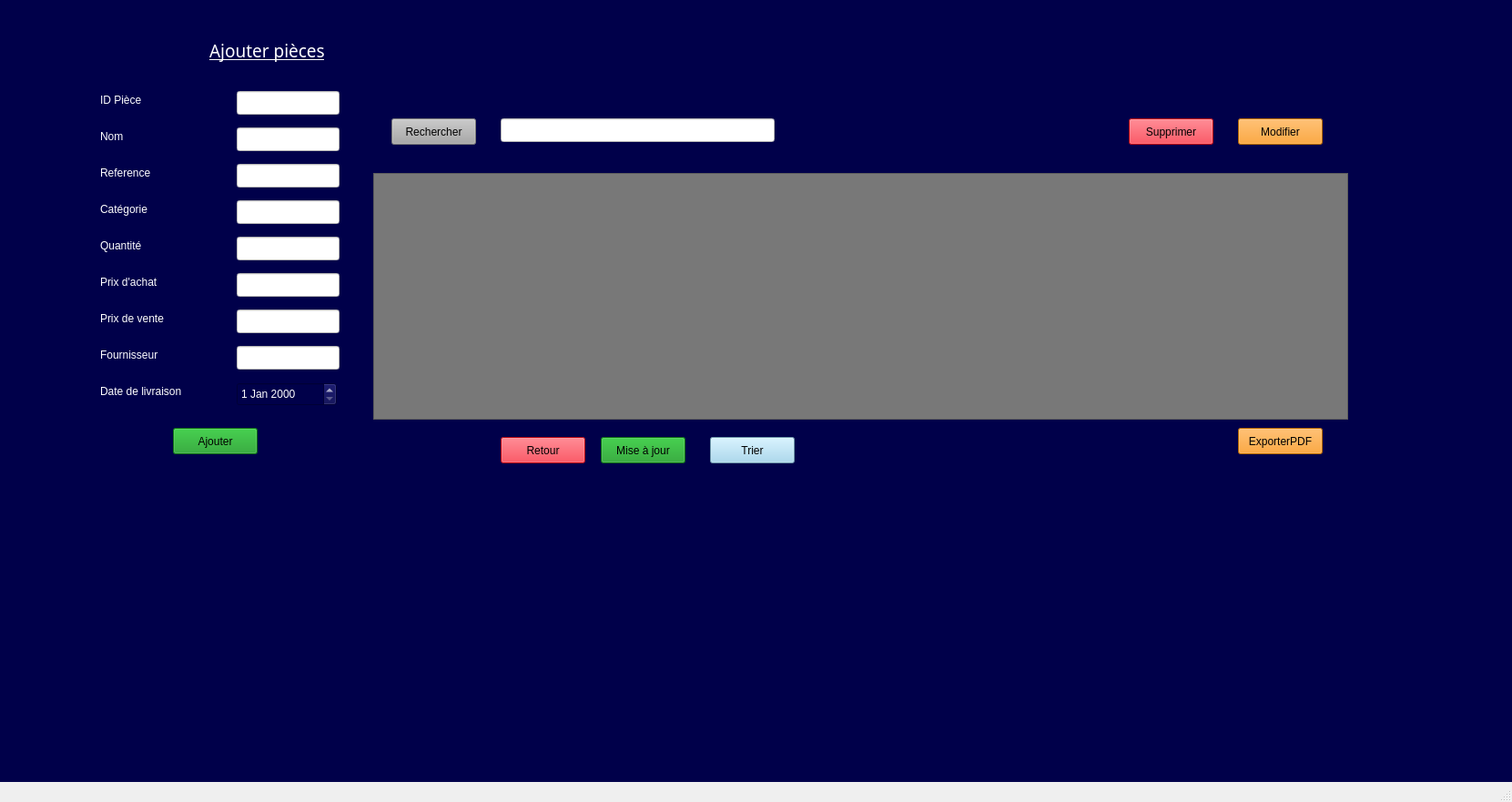
<?xml version="1.0" encoding="UTF-8"?>
<ui version="4.0">
 <class>menu_employer</class>
 <widget class="QMainWindow" name="menu_employer">
  <property name="geometry">
   <rect>
    <x>0</x>
    <y>0</y>
    <width>1661</width>
    <height>881</height>
   </rect>
  </property>
  <property name="windowTitle">
   <string>menu_employer</string>
  </property>
  <widget class="QWidget" name="centralwidget">
   <widget class="QStackedWidget" name="stackedWidget">
    <property name="geometry">
     <rect>
      <x>0</x>
      <y>0</y>
      <width>1661</width>
      <height>861</height>
     </rect>
    </property>
    <property name="styleSheet">
     <string notr="true">background-color: rgb(0, 0, 74);</string>
    </property>
    <property name="currentIndex">
     <number>2</number>
    </property>
    <widget class="QWidget" name="page">
     <widget class="QLabel" name="label_2">
      <property name="geometry">
       <rect>
        <x>20</x>
        <y>240</y>
        <width>63</width>
        <height>20</height>
       </rect>
      </property>
      <property name="styleSheet">
       <string notr="true">color: rgb(255, 255, 255);
</string>
      </property>
      <property name="text">
       <string> Nom </string>
      </property>
     </widget>
     <widget class="QLabel" name="label_6">
      <property name="geometry">
       <rect>
        <x>20</x>
        <y>530</y>
        <width>181</width>
        <height>41</height>
       </rect>
      </property>
      <property name="styleSheet">
       <string notr="true">color: rgb(255, 255, 255);</string>
      </property>
      <property name="text">
       <string>Date de naissance </string>
      </property>
     </widget>
     <widget class="QLineEdit" name="lineEdit_6">
      <property name="geometry">
       <rect>
        <x>150</x>
        <y>300</y>
        <width>113</width>
        <height>26</height>
       </rect>
      </property>
      <property name="styleSheet">
       <string notr="true">background-color: rgb(255, 255, 255);
</string>
      </property>
     </widget>
     <widget class="QLineEdit" name="lineEdit_recherche">
      <property name="geometry">
       <rect>
        <x>530</x>
        <y>130</y>
        <width>181</width>
        <height>31</height>
       </rect>
      </property>
      <property name="styleSheet">
       <string notr="true">background-color: rgb(255, 255, 255);</string>
      </property>
     </widget>
     <widget class="QLineEdit" name="lineEdit">
      <property name="geometry">
       <rect>
        <x>140</x>
        <y>170</y>
        <width>113</width>
        <height>26</height>
       </rect>
      </property>
      <property name="styleSheet">
       <string notr="true">background-color: rgb(255, 255, 255);</string>
      </property>
     </widget>
     <widget class="QLineEdit" name="lineEdit_email">
      <property name="geometry">
       <rect>
        <x>160</x>
        <y>450</y>
        <width>113</width>
        <height>26</height>
       </rect>
      </property>
      <property name="styleSheet">
       <string notr="true">background-color: rgb(255, 255, 255);
</string>
      </property>
     </widget>
     <widget class="QLabel" name="label_5">
      <property name="geometry">
       <rect>
        <x>20</x>
        <y>450</y>
        <width>91</width>
        <height>41</height>
       </rect>
      </property>
      <property name="styleSheet">
       <string notr="true">color: rgb(255, 255, 255);
</string>
      </property>
      <property name="text">
       <string>Email  </string>
      </property>
     </widget>
     <widget class="QPushButton" name="pushButton_5">
      <property name="geometry">
       <rect>
        <x>10</x>
        <y>700</y>
        <width>141</width>
        <height>31</height>
       </rect>
      </property>
      <property name="styleSheet">
       <string notr="true"> background-color: rgb(18, 153, 29);</string>
      </property>
      <property name="text">
       <string> Ajouter </string>
      </property>
     </widget>
     <widget class="QLabel" name="label_3">
      <property name="geometry">
       <rect>
        <x>20</x>
        <y>300</y>
        <width>71</width>
        <height>20</height>
       </rect>
      </property>
      <property name="styleSheet">
       <string notr="true">color: rgb(255, 255, 255);
</string>
      </property>
      <property name="text">
       <string>Prenom</string>
      </property>
     </widget>
     <widget class="QLabel" name="label">
      <property name="geometry">
       <rect>
        <x>10</x>
        <y>160</y>
        <width>101</width>
        <height>51</height>
       </rect>
      </property>
      <property name="palette">
       <palette>
        <active>
         <colorrole role="WindowText">
          <brush brushstyle="SolidPattern">
           <color alpha="255">
            <red>255</red>
            <green>255</green>
            <blue>255</blue>
           </color>
          </brush>
         </colorrole>
         <colorrole role="Button">
          <brush brushstyle="SolidPattern">
           <color alpha="255">
            <red>0</red>
            <green>0</green>
            <blue>74</blue>
           </color>
          </brush>
         </colorrole>
         <colorrole role="Text">
          <brush brushstyle="SolidPattern">
           <color alpha="255">
            <red>255</red>
            <green>255</green>
            <blue>255</blue>
           </color>
          </brush>
         </colorrole>
         <colorrole role="ButtonText">
          <brush brushstyle="SolidPattern">
           <color alpha="255">
            <red>255</red>
            <green>255</green>
            <blue>255</blue>
           </color>
          </brush>
         </colorrole>
         <colorrole role="Base">
          <brush brushstyle="SolidPattern">
           <color alpha="255">
            <red>0</red>
            <green>0</green>
            <blue>74</blue>
           </color>
          </brush>
         </colorrole>
         <colorrole role="Window">
          <brush brushstyle="SolidPattern">
           <color alpha="255">
            <red>0</red>
            <green>0</green>
            <blue>74</blue>
           </color>
          </brush>
         </colorrole>
         <colorrole role="PlaceholderText">
          <brush brushstyle="SolidPattern">
           <color alpha="128">
            <red>255</red>
            <green>255</green>
            <blue>255</blue>
           </color>
          </brush>
         </colorrole>
        </active>
        <inactive>
         <colorrole role="WindowText">
          <brush brushstyle="SolidPattern">
           <color alpha="255">
            <red>255</red>
            <green>255</green>
            <blue>255</blue>
           </color>
          </brush>
         </colorrole>
         <colorrole role="Button">
          <brush brushstyle="SolidPattern">
           <color alpha="255">
            <red>0</red>
            <green>0</green>
            <blue>74</blue>
           </color>
          </brush>
         </colorrole>
         <colorrole role="Text">
          <brush brushstyle="SolidPattern">
           <color alpha="255">
            <red>255</red>
            <green>255</green>
            <blue>255</blue>
           </color>
          </brush>
         </colorrole>
         <colorrole role="ButtonText">
          <brush brushstyle="SolidPattern">
           <color alpha="255">
            <red>255</red>
            <green>255</green>
            <blue>255</blue>
           </color>
          </brush>
         </colorrole>
         <colorrole role="Base">
          <brush brushstyle="SolidPattern">
           <color alpha="255">
            <red>0</red>
            <green>0</green>
            <blue>74</blue>
           </color>
          </brush>
         </colorrole>
         <colorrole role="Window">
          <brush brushstyle="SolidPattern">
           <color alpha="255">
            <red>0</red>
            <green>0</green>
            <blue>74</blue>
           </color>
          </brush>
         </colorrole>
         <colorrole role="PlaceholderText">
          <brush brushstyle="SolidPattern">
           <color alpha="128">
            <red>255</red>
            <green>255</green>
            <blue>255</blue>
           </color>
          </brush>
         </colorrole>
        </inactive>
        <disabled>
         <colorrole role="WindowText">
          <brush brushstyle="SolidPattern">
           <color alpha="255">
            <red>255</red>
            <green>255</green>
            <blue>255</blue>
           </color>
          </brush>
         </colorrole>
         <colorrole role="Button">
          <brush brushstyle="SolidPattern">
           <color alpha="255">
            <red>0</red>
            <green>0</green>
            <blue>74</blue>
           </color>
          </brush>
         </colorrole>
         <colorrole role="Text">
          <brush brushstyle="SolidPattern">
           <color alpha="255">
            <red>255</red>
            <green>255</green>
            <blue>255</blue>
           </color>
          </brush>
         </colorrole>
         <colorrole role="ButtonText">
          <brush brushstyle="SolidPattern">
           <color alpha="255">
            <red>255</red>
            <green>255</green>
            <blue>255</blue>
           </color>
          </brush>
         </colorrole>
         <colorrole role="Base">
          <brush brushstyle="SolidPattern">
           <color alpha="255">
            <red>0</red>
            <green>0</green>
            <blue>74</blue>
           </color>
          </brush>
         </colorrole>
         <colorrole role="Window">
          <brush brushstyle="SolidPattern">
           <color alpha="255">
            <red>0</red>
            <green>0</green>
            <blue>74</blue>
           </color>
          </brush>
         </colorrole>
         <colorrole role="PlaceholderText">
          <brush brushstyle="SolidPattern">
           <color alpha="128">
            <red>255</red>
            <green>255</green>
            <blue>255</blue>
           </color>
          </brush>
         </colorrole>
        </disabled>
       </palette>
      </property>
      <property name="styleSheet">
       <string notr="true">color: rgb(255, 255, 255);</string>
      </property>
      <property name="text">
       <string>ID Employé  </string>
      </property>
     </widget>
     <widget class="QDateEdit" name="lineEdit_date">
      <property name="geometry">
       <rect>
        <x>160</x>
        <y>540</y>
        <width>110</width>
        <height>26</height>
       </rect>
      </property>
      <property name="styleSheet">
       <string notr="true">background-color: rgb(255, 255, 255);
</string>
      </property>
     </widget>
     <widget class="QPushButton" name="ex">
      <property name="geometry">
       <rect>
        <x>330</x>
        <y>700</y>
        <width>141</width>
        <height>31</height>
       </rect>
      </property>
      <property name="styleSheet">
       <string notr="true">background-color: rgb(255, 255, 255);
color: rgb(255, 255, 255);
background-color: rgb(253, 154, 4);</string>
      </property>
      <property name="text">
       <string> Exporter</string>
      </property>
     </widget>
     <widget class="QLabel" name="mis">
      <property name="geometry">
       <rect>
        <x>900</x>
        <y>130</y>
        <width>111</width>
        <height>31</height>
       </rect>
      </property>
      <property name="styleSheet">
       <string notr="true">color: rgb(255, 255, 255);
background-color: rgb(255, 255, 255);
background-color: rgb(18, 153, 29);
</string>
      </property>
      <property name="text">
       <string> Mise à jour</string>
      </property>
     </widget>
     <widget class="QPushButton" name="btnSupprimer">
      <property name="geometry">
       <rect>
        <x>170</x>
        <y>700</y>
        <width>141</width>
        <height>31</height>
       </rect>
      </property>
      <property name="styleSheet">
       <string notr="true">color: rgb(255, 255, 255);
 
background-color: rgb(253, 7, 27);</string>
      </property>
      <property name="text">
       <string>supprimer </string>
      </property>
     </widget>
     <widget class="QLineEdit" name="lineEdit_3">
      <property name="geometry">
       <rect>
        <x>140</x>
        <y>240</y>
        <width>113</width>
        <height>26</height>
       </rect>
      </property>
      <property name="styleSheet">
       <string notr="true">background-color: rgb(255, 255, 255);</string>
      </property>
     </widget>
     <widget class="QPushButton" name="btnModifie">
      <property name="geometry">
       <rect>
        <x>1050</x>
        <y>130</y>
        <width>121</width>
        <height>31</height>
       </rect>
      </property>
      <property name="styleSheet">
       <string notr="true">color: rgb(255, 255, 255);
 background-color: rgb(253, 154, 4);</string>
      </property>
      <property name="text">
       <string> Modifier</string>
      </property>
     </widget>
     <widget class="QLabel" name="label_4">
      <property name="geometry">
       <rect>
        <x>20</x>
        <y>370</y>
        <width>91</width>
        <height>41</height>
       </rect>
      </property>
      <property name="styleSheet">
       <string notr="true">color: rgb(255, 255, 255);</string>
      </property>
      <property name="text">
       <string>Téléphone </string>
      </property>
     </widget>
     <widget class="QLabel" name="label_9">
      <property name="geometry">
       <rect>
        <x>20</x>
        <y>640</y>
        <width>181</width>
        <height>20</height>
       </rect>
      </property>
      <property name="styleSheet">
       <string notr="true">font: 10pt &quot;Segoe UI&quot;;
color: rgb(255, 255, 255);</string>
      </property>
      <property name="text">
       <string> Date de recrutement </string>
      </property>
     </widget>
     <widget class="QLineEdit" name="lineEdit_tel">
      <property name="geometry">
       <rect>
        <x>150</x>
        <y>370</y>
        <width>113</width>
        <height>26</height>
       </rect>
      </property>
      <property name="styleSheet">
       <string notr="true">background-color: rgb(255, 255, 255);
</string>
      </property>
     </widget>
     <widget class="QDateEdit" name="dateEdit_recrutement">
      <property name="geometry">
       <rect>
        <x>200</x>
        <y>640</y>
        <width>110</width>
        <height>26</height>
       </rect>
      </property>
      <property name="styleSheet">
       <string notr="true">background-color: rgb(255, 255, 255);
</string>
      </property>
     </widget>
     <widget class="QPushButton" name="pushButton_9">
      <property name="geometry">
       <rect>
        <x>740</x>
        <y>130</y>
        <width>131</width>
        <height>29</height>
       </rect>
      </property>
      <property name="palette">
       <palette>
        <active>
         <colorrole role="WindowText">
          <brush brushstyle="SolidPattern">
           <color alpha="255">
            <red>255</red>
            <green>255</green>
            <blue>255</blue>
           </color>
          </brush>
         </colorrole>
         <colorrole role="Button">
          <brush brushstyle="SolidPattern">
           <color alpha="255">
            <red>154</red>
            <green>211</green>
            <blue>238</blue>
           </color>
          </brush>
         </colorrole>
         <colorrole role="Text">
          <brush brushstyle="SolidPattern">
           <color alpha="255">
            <red>255</red>
            <green>255</green>
            <blue>255</blue>
           </color>
          </brush>
         </colorrole>
         <colorrole role="ButtonText">
          <brush brushstyle="SolidPattern">
           <color alpha="255">
            <red>255</red>
            <green>255</green>
            <blue>255</blue>
           </color>
          </brush>
         </colorrole>
         <colorrole role="Base">
          <brush brushstyle="SolidPattern">
           <color alpha="255">
            <red>154</red>
            <green>211</green>
            <blue>238</blue>
           </color>
          </brush>
         </colorrole>
         <colorrole role="Window">
          <brush brushstyle="SolidPattern">
           <color alpha="255">
            <red>154</red>
            <green>211</green>
            <blue>238</blue>
           </color>
          </brush>
         </colorrole>
         <colorrole role="Highlight">
          <brush brushstyle="SolidPattern">
           <color alpha="255">
            <red>39</red>
            <green>191</green>
            <blue>115</blue>
           </color>
          </brush>
         </colorrole>
         <colorrole role="PlaceholderText">
          <brush brushstyle="SolidPattern">
           <color alpha="128">
            <red>255</red>
            <green>255</green>
            <blue>255</blue>
           </color>
          </brush>
         </colorrole>
        </active>
        <inactive>
         <colorrole role="WindowText">
          <brush brushstyle="SolidPattern">
           <color alpha="255">
            <red>255</red>
            <green>255</green>
            <blue>255</blue>
           </color>
          </brush>
         </colorrole>
         <colorrole role="Button">
          <brush brushstyle="SolidPattern">
           <color alpha="255">
            <red>154</red>
            <green>211</green>
            <blue>238</blue>
           </color>
          </brush>
         </colorrole>
         <colorrole role="Text">
          <brush brushstyle="SolidPattern">
           <color alpha="255">
            <red>255</red>
            <green>255</green>
            <blue>255</blue>
           </color>
          </brush>
         </colorrole>
         <colorrole role="ButtonText">
          <brush brushstyle="SolidPattern">
           <color alpha="255">
            <red>255</red>
            <green>255</green>
            <blue>255</blue>
           </color>
          </brush>
         </colorrole>
         <colorrole role="Base">
          <brush brushstyle="SolidPattern">
           <color alpha="255">
            <red>154</red>
            <green>211</green>
            <blue>238</blue>
           </color>
          </brush>
         </colorrole>
         <colorrole role="Window">
          <brush brushstyle="SolidPattern">
           <color alpha="255">
            <red>154</red>
            <green>211</green>
            <blue>238</blue>
           </color>
          </brush>
         </colorrole>
         <colorrole role="Highlight">
          <brush brushstyle="SolidPattern">
           <color alpha="255">
            <red>39</red>
            <green>191</green>
            <blue>115</blue>
           </color>
          </brush>
         </colorrole>
         <colorrole role="PlaceholderText">
          <brush brushstyle="SolidPattern">
           <color alpha="128">
            <red>255</red>
            <green>255</green>
            <blue>255</blue>
           </color>
          </brush>
         </colorrole>
        </inactive>
        <disabled>
         <colorrole role="WindowText">
          <brush brushstyle="SolidPattern">
           <color alpha="255">
            <red>255</red>
            <green>255</green>
            <blue>255</blue>
           </color>
          </brush>
         </colorrole>
         <colorrole role="Button">
          <brush brushstyle="SolidPattern">
           <color alpha="255">
            <red>154</red>
            <green>211</green>
            <blue>238</blue>
           </color>
          </brush>
         </colorrole>
         <colorrole role="Text">
          <brush brushstyle="SolidPattern">
           <color alpha="255">
            <red>255</red>
            <green>255</green>
            <blue>255</blue>
           </color>
          </brush>
         </colorrole>
         <colorrole role="ButtonText">
          <brush brushstyle="SolidPattern">
           <color alpha="255">
            <red>255</red>
            <green>255</green>
            <blue>255</blue>
           </color>
          </brush>
         </colorrole>
         <colorrole role="Base">
          <brush brushstyle="SolidPattern">
           <color alpha="255">
            <red>154</red>
            <green>211</green>
            <blue>238</blue>
           </color>
          </brush>
         </colorrole>
         <colorrole role="Window">
          <brush brushstyle="SolidPattern">
           <color alpha="255">
            <red>154</red>
            <green>211</green>
            <blue>238</blue>
           </color>
          </brush>
         </colorrole>
         <colorrole role="Highlight">
          <brush brushstyle="SolidPattern">
           <color alpha="255">
            <red>39</red>
            <green>191</green>
            <blue>115</blue>
           </color>
          </brush>
         </colorrole>
         <colorrole role="PlaceholderText">
          <brush brushstyle="SolidPattern">
           <color alpha="128">
            <red>255</red>
            <green>255</green>
            <blue>255</blue>
           </color>
          </brush>
         </colorrole>
        </disabled>
       </palette>
      </property>
      <property name="styleSheet">
       <string notr="true">
color: rgb(255, 255, 255);
background-color: rgb(154, 211, 238);</string>
      </property>
      <property name="text">
       <string> Trier</string>
      </property>
     </widget>
     <widget class="QLabel" name="label_8">
      <property name="geometry">
       <rect>
        <x>400</x>
        <y>130</y>
        <width>111</width>
        <height>31</height>
       </rect>
      </property>
      <property name="styleSheet">
       <string notr="true">background-color: rgb(255, 255, 255);
color: rgb(255, 255, 255);
background-color: rgb(0, 0, 91);
 
</string>
      </property>
      <property name="text">
       <string> Rechercher</string>
      </property>
     </widget>
     <widget class="QLabel" name="label_10">
      <property name="geometry">
       <rect>
        <x>10</x>
        <y>100</y>
        <width>181</width>
        <height>51</height>
       </rect>
      </property>
      <property name="palette">
       <palette>
        <active>
         <colorrole role="WindowText">
          <brush brushstyle="SolidPattern">
           <color alpha="255">
            <red>255</red>
            <green>255</green>
            <blue>255</blue>
           </color>
          </brush>
         </colorrole>
         <colorrole role="Button">
          <brush brushstyle="SolidPattern">
           <color alpha="255">
            <red>0</red>
            <green>0</green>
            <blue>74</blue>
           </color>
          </brush>
         </colorrole>
         <colorrole role="Text">
          <brush brushstyle="SolidPattern">
           <color alpha="255">
            <red>255</red>
            <green>255</green>
            <blue>255</blue>
           </color>
          </brush>
         </colorrole>
         <colorrole role="ButtonText">
          <brush brushstyle="SolidPattern">
           <color alpha="255">
            <red>255</red>
            <green>255</green>
            <blue>255</blue>
           </color>
          </brush>
         </colorrole>
         <colorrole role="Base">
          <brush brushstyle="SolidPattern">
           <color alpha="255">
            <red>0</red>
            <green>0</green>
            <blue>74</blue>
           </color>
          </brush>
         </colorrole>
         <colorrole role="Window">
          <brush brushstyle="SolidPattern">
           <color alpha="255">
            <red>0</red>
            <green>0</green>
            <blue>74</blue>
           </color>
          </brush>
         </colorrole>
         <colorrole role="PlaceholderText">
          <brush brushstyle="SolidPattern">
           <color alpha="128">
            <red>255</red>
            <green>255</green>
            <blue>255</blue>
           </color>
          </brush>
         </colorrole>
        </active>
        <inactive>
         <colorrole role="WindowText">
          <brush brushstyle="SolidPattern">
           <color alpha="255">
            <red>255</red>
            <green>255</green>
            <blue>255</blue>
           </color>
          </brush>
         </colorrole>
         <colorrole role="Button">
          <brush brushstyle="SolidPattern">
           <color alpha="255">
            <red>0</red>
            <green>0</green>
            <blue>74</blue>
           </color>
          </brush>
         </colorrole>
         <colorrole role="Text">
          <brush brushstyle="SolidPattern">
           <color alpha="255">
            <red>255</red>
            <green>255</green>
            <blue>255</blue>
           </color>
          </brush>
         </colorrole>
         <colorrole role="ButtonText">
          <brush brushstyle="SolidPattern">
           <color alpha="255">
            <red>255</red>
            <green>255</green>
            <blue>255</blue>
           </color>
          </brush>
         </colorrole>
         <colorrole role="Base">
          <brush brushstyle="SolidPattern">
           <color alpha="255">
            <red>0</red>
            <green>0</green>
            <blue>74</blue>
           </color>
          </brush>
         </colorrole>
         <colorrole role="Window">
          <brush brushstyle="SolidPattern">
           <color alpha="255">
            <red>0</red>
            <green>0</green>
            <blue>74</blue>
           </color>
          </brush>
         </colorrole>
         <colorrole role="PlaceholderText">
          <brush brushstyle="SolidPattern">
           <color alpha="128">
            <red>255</red>
            <green>255</green>
            <blue>255</blue>
           </color>
          </brush>
         </colorrole>
        </inactive>
        <disabled>
         <colorrole role="WindowText">
          <brush brushstyle="SolidPattern">
           <color alpha="255">
            <red>255</red>
            <green>255</green>
            <blue>255</blue>
           </color>
          </brush>
         </colorrole>
         <colorrole role="Button">
          <brush brushstyle="SolidPattern">
           <color alpha="255">
            <red>0</red>
            <green>0</green>
            <blue>74</blue>
           </color>
          </brush>
         </colorrole>
         <colorrole role="Text">
          <brush brushstyle="SolidPattern">
           <color alpha="255">
            <red>255</red>
            <green>255</green>
            <blue>255</blue>
           </color>
          </brush>
         </colorrole>
         <colorrole role="ButtonText">
          <brush brushstyle="SolidPattern">
           <color alpha="255">
            <red>255</red>
            <green>255</green>
            <blue>255</blue>
           </color>
          </brush>
         </colorrole>
         <colorrole role="Base">
          <brush brushstyle="SolidPattern">
           <color alpha="255">
            <red>0</red>
            <green>0</green>
            <blue>74</blue>
           </color>
          </brush>
         </colorrole>
         <colorrole role="Window">
          <brush brushstyle="SolidPattern">
           <color alpha="255">
            <red>0</red>
            <green>0</green>
            <blue>74</blue>
           </color>
          </brush>
         </colorrole>
         <colorrole role="PlaceholderText">
          <brush brushstyle="SolidPattern">
           <color alpha="128">
            <red>255</red>
            <green>255</green>
            <blue>255</blue>
           </color>
          </brush>
         </colorrole>
        </disabled>
       </palette>
      </property>
      <property name="styleSheet">
       <string notr="true">color: rgb(255, 255, 255);
font: italic 9pt &quot;Segoe UI&quot;;</string>
      </property>
      <property name="text">
       <string> Formulaire Employé</string>
      </property>
     </widget>
     <widget class="QTableView" name="tableView">
      <property name="geometry">
       <rect>
        <x>370</x>
        <y>400</y>
        <width>941</width>
        <height>192</height>
       </rect>
      </property>
      <property name="styleSheet">
       <string notr="true">background-color: rgb(255, 255, 255);</string>
      </property>
     </widget>
     <widget class="QLabel" name="label_7">
      <property name="geometry">
       <rect>
        <x>620</x>
        <y>650</y>
        <width>49</width>
        <height>16</height>
       </rect>
      </property>
      <property name="styleSheet">
       <string notr="true">color: rgb(255, 255, 255);</string>
      </property>
      <property name="text">
       <string> poste</string>
      </property>
     </widget>
     <widget class="QLineEdit" name="poste">
      <property name="geometry">
       <rect>
        <x>680</x>
        <y>650</y>
        <width>113</width>
        <height>22</height>
       </rect>
      </property>
      <property name="styleSheet">
       <string notr="true">background-color: rgb(255, 255, 255);</string>
      </property>
     </widget>
     <widget class="QLineEdit" name="salaire">
      <property name="geometry">
       <rect>
        <x>930</x>
        <y>650</y>
        <width>113</width>
        <height>22</height>
       </rect>
      </property>
      <property name="styleSheet">
       <string notr="true">background-color: rgb(255, 255, 255);</string>
      </property>
     </widget>
     <widget class="QLabel" name="label_11">
      <property name="geometry">
       <rect>
        <x>870</x>
        <y>650</y>
        <width>49</width>
        <height>16</height>
       </rect>
      </property>
      <property name="styleSheet">
       <string notr="true">color: rgb(255, 255, 255);</string>
      </property>
      <property name="text">
       <string> salaire</string>
      </property>
     </widget>
     <widget class="QPushButton" name="retour_4">
      <property name="geometry">
       <rect>
        <x>1200</x>
        <y>130</y>
        <width>141</width>
        <height>31</height>
       </rect>
      </property>
      <property name="styleSheet">
       <string notr="true">color: rgb(255, 255, 255);
background-color: rgb(253, 7, 27);
</string>
      </property>
      <property name="text">
       <string>retour</string>
      </property>
     </widget>
    </widget>
    <widget class="QWidget" name="page_2">
     <widget class="QPushButton" name="fourniseur">
      <property name="geometry">
       <rect>
        <x>530</x>
        <y>418</y>
        <width>511</width>
        <height>41</height>
       </rect>
      </property>
      <property name="styleSheet">
       <string notr="true">background-color: rgb(85, 255, 255);
font: 9pt &quot;Segoe UI&quot;;
text-decoration: underline;
font: 700 9pt &quot;Segoe UI&quot;;
color: rgb(0, 0, 0);</string>
      </property>
      <property name="text">
       <string>gestion des fourniseur</string>
      </property>
     </widget>
     <widget class="QToolButton" name="employer">
      <property name="geometry">
       <rect>
        <x>530</x>
        <y>228</y>
        <width>511</width>
        <height>51</height>
       </rect>
      </property>
      <property name="styleSheet">
       <string notr="true">background-color: rgb(85, 255, 255);
font: 9pt &quot;Segoe UI&quot;;
text-decoration: underline;
font: 700 9pt &quot;Segoe UI&quot;;
color: rgb(0, 0, 0);</string>
      </property>
      <property name="text">
       <string>gestion des employers</string>
      </property>
     </widget>
     <widget class="QPushButton" name="appareils">
      <property name="geometry">
       <rect>
        <x>530</x>
        <y>480</y>
        <width>511</width>
        <height>41</height>
       </rect>
      </property>
      <property name="styleSheet">
       <string notr="true">background-color: rgb(85, 255, 255);
font: 9pt &quot;Segoe UI&quot;;
text-decoration: underline;
font: 700 9pt &quot;Segoe UI&quot;;
color: rgb(0, 0, 0);</string>
      </property>
      <property name="text">
       <string>gestion des appareils</string>
      </property>
     </widget>
     <widget class="QPushButton" name="stock">
      <property name="geometry">
       <rect>
        <x>530</x>
        <y>298</y>
        <width>511</width>
        <height>41</height>
       </rect>
      </property>
      <property name="styleSheet">
       <string notr="true">background-color: rgb(85, 255, 255);
font: 9pt &quot;Segoe UI&quot;;
text-decoration: underline;
font: 700 9pt &quot;Segoe UI&quot;;
color: rgb(0, 0, 0);</string>
      </property>
      <property name="text">
       <string>gestion des stock</string>
      </property>
     </widget>
     <widget class="QLabel" name="label_12">
      <property name="geometry">
       <rect>
        <x>710</x>
        <y>140</y>
        <width>191</width>
        <height>61</height>
       </rect>
      </property>
      <property name="styleSheet">
       <string notr="true">font: 700 36pt &quot;Segoe UI&quot;;</string>
      </property>
      <property name="text">
       <string>MENU</string>
      </property>
     </widget>
     <widget class="QPushButton" name="client">
      <property name="geometry">
       <rect>
        <x>530</x>
        <y>358</y>
        <width>511</width>
        <height>41</height>
       </rect>
      </property>
      <property name="styleSheet">
       <string notr="true">background-color: rgb(85, 255, 255);
font: 9pt &quot;Segoe UI&quot;;
text-decoration: underline;
font: 700 9pt &quot;Segoe UI&quot;;
color: rgb(0, 0, 0);</string>
      </property>
      <property name="text">
       <string>gestion des client</string>
      </property>
     </widget>
    </widget>
    <widget class="QWidget" name="page_3">
     <widget class="QTreeView" name="tableView_2">
      <property name="geometry">
       <rect>
        <x>410</x>
        <y>190</y>
        <width>1071</width>
        <height>271</height>
       </rect>
      </property>
      <property name="styleSheet">
       <string notr="true">background-color: rgb(120, 120, 120);</string>
      </property>
     </widget>
     <widget class="QPushButton" name="btajouter_stock">
      <property name="geometry">
       <rect>
        <x>190</x>
        <y>470</y>
        <width>93</width>
        <height>29</height>
       </rect>
      </property>
      <property name="styleSheet">
       <string notr="true">background-color: rgb(18, 153, 29);</string>
      </property>
      <property name="text">
       <string>Ajouter</string>
      </property>
     </widget>
     <widget class="QLabel" name="prixachat">
      <property name="geometry">
       <rect>
        <x>110</x>
        <y>300</y>
        <width>111</width>
        <height>20</height>
       </rect>
      </property>
      <property name="styleSheet">
       <string notr="true">color: rgb(255, 255, 255);</string>
      </property>
      <property name="text">
       <string>Prix d'achat</string>
      </property>
     </widget>
     <widget class="QPushButton" name="btsupprimer_stock">
      <property name="geometry">
       <rect>
        <x>1240</x>
        <y>130</y>
        <width>93</width>
        <height>29</height>
       </rect>
      </property>
      <property name="styleSheet">
       <string notr="true">background-color: rgb(253, 7, 27);</string>
      </property>
      <property name="text">
       <string>Supprimer</string>
      </property>
     </widget>
     <widget class="QDateEdit" name="dateEdit">
      <property name="geometry">
       <rect>
        <x>260</x>
        <y>420</y>
        <width>110</width>
        <height>26</height>
       </rect>
      </property>
      <property name="styleSheet">
       <string notr="true">color: rgb(255, 255, 255);</string>
      </property>
     </widget>
     <widget class="QLabel" name="datelivraison">
      <property name="geometry">
       <rect>
        <x>110</x>
        <y>420</y>
        <width>111</width>
        <height>20</height>
       </rect>
      </property>
      <property name="styleSheet">
       <string notr="true">color: rgb(255, 255, 255);</string>
      </property>
      <property name="text">
       <string>Date de livraison</string>
      </property>
     </widget>
     <widget class="QLabel" name="nom">
      <property name="geometry">
       <rect>
        <x>110</x>
        <y>140</y>
        <width>111</width>
        <height>20</height>
       </rect>
      </property>
      <property name="styleSheet">
       <string notr="true">color: rgb(255, 255, 255);</string>
      </property>
      <property name="text">
       <string>Nom</string>
      </property>
     </widget>
     <widget class="QPushButton" name="pushButton_7">
      <property name="geometry">
       <rect>
        <x>660</x>
        <y>480</y>
        <width>93</width>
        <height>29</height>
       </rect>
      </property>
      <property name="styleSheet">
       <string notr="true">background-color: rgb(18, 153, 29);</string>
      </property>
      <property name="text">
       <string>Mise à jour</string>
      </property>
     </widget>
     <widget class="QPushButton" name="pushButton_11">
      <property name="geometry">
       <rect>
        <x>1360</x>
        <y>470</y>
        <width>93</width>
        <height>29</height>
       </rect>
      </property>
      <property name="styleSheet">
       <string notr="true">background-color: rgb(253, 145, 4);</string>
      </property>
      <property name="text">
       <string>ExporterPDF</string>
      </property>
     </widget>
     <widget class="QPushButton" name="pushButton_8">
      <property name="geometry">
       <rect>
        <x>430</x>
        <y>130</y>
        <width>93</width>
        <height>29</height>
       </rect>
      </property>
      <property name="styleSheet">
       <string notr="true">background-color: rgb(168, 168, 168);</string>
      </property>
      <property name="text">
       <string>Rechercher</string>
      </property>
     </widget>
     <widget class="QLabel" name="quantite">
      <property name="geometry">
       <rect>
        <x>110</x>
        <y>260</y>
        <width>111</width>
        <height>20</height>
       </rect>
      </property>
      <property name="styleSheet">
       <string notr="true">color: rgb(255, 255, 255);</string>
      </property>
      <property name="text">
       <string>Quantité</string>
      </property>
     </widget>
     <widget class="QLabel" name="prixvente">
      <property name="geometry">
       <rect>
        <x>110</x>
        <y>340</y>
        <width>111</width>
        <height>20</height>
       </rect>
      </property>
      <property name="styleSheet">
       <string notr="true">color: rgb(255, 255, 255);</string>
      </property>
      <property name="text">
       <string>Prix de vente</string>
      </property>
     </widget>
     <widget class="QLineEdit" name="lineEdit_prixvente">
      <property name="geometry">
       <rect>
        <x>260</x>
        <y>340</y>
        <width>113</width>
        <height>26</height>
       </rect>
      </property>
      <property name="styleSheet">
       <string notr="true">background-color: rgb(255, 255, 255);</string>
      </property>
     </widget>
     <widget class="QLineEdit" name="lineEdit_fournisseur">
      <property name="geometry">
       <rect>
        <x>260</x>
        <y>380</y>
        <width>113</width>
        <height>26</height>
       </rect>
      </property>
      <property name="styleSheet">
       <string notr="true">background-color: rgb(255, 255, 255);</string>
      </property>
     </widget>
     <widget class="QLineEdit" name="lineEdit_prixachat">
      <property name="geometry">
       <rect>
        <x>260</x>
        <y>300</y>
        <width>113</width>
        <height>26</height>
       </rect>
      </property>
      <property name="styleSheet">
       <string notr="true">background-color: rgb(255, 255, 255);</string>
      </property>
     </widget>
     <widget class="QLabel" name="categorie">
      <property name="geometry">
       <rect>
        <x>110</x>
        <y>220</y>
        <width>111</width>
        <height>20</height>
       </rect>
      </property>
      <property name="styleSheet">
       <string notr="true">color: rgb(255, 255, 255);</string>
      </property>
      <property name="text">
       <string>Catégorie</string>
      </property>
     </widget>
     <widget class="QLabel" name="reference_2">
      <property name="geometry">
       <rect>
        <x>110</x>
        <y>180</y>
        <width>111</width>
        <height>20</height>
       </rect>
      </property>
      <property name="styleSheet">
       <string notr="true">color: rgb(255, 255, 255);</string>
      </property>
      <property name="text">
       <string>Reference</string>
      </property>
     </widget>
     <widget class="QLabel" name="label_14">
      <property name="geometry">
       <rect>
        <x>1330</x>
        <y>20</y>
        <width>91</width>
        <height>71</height>
       </rect>
      </property>
      <property name="styleSheet">
       <string notr="true">border-image: url(:/logo.jpeg);</string>
      </property>
      <property name="text">
       <string/>
      </property>
     </widget>
     <widget class="QLabel" name="catgorie">
      <property name="geometry">
       <rect>
        <x>10</x>
        <y>40</y>
        <width>7</width>
        <height>20</height>
       </rect>
      </property>
      <property name="text">
       <string/>
      </property>
     </widget>
     <widget class="QLabel" name="fournisseur">
      <property name="geometry">
       <rect>
        <x>110</x>
        <y>380</y>
        <width>111</width>
        <height>20</height>
       </rect>
      </property>
      <property name="styleSheet">
       <string notr="true">color: rgb(255, 255, 255);</string>
      </property>
      <property name="text">
       <string>Fournisseur</string>
      </property>
     </widget>
     <widget class="QLineEdit" name="lineEdit_IDstock">
      <property name="geometry">
       <rect>
        <x>260</x>
        <y>100</y>
        <width>113</width>
        <height>26</height>
       </rect>
      </property>
      <property name="styleSheet">
       <string notr="true">background-color: rgb(255, 255, 255);</string>
      </property>
     </widget>
     <widget class="QLineEdit" name="lineEdit_8">
      <property name="geometry">
       <rect>
        <x>550</x>
        <y>130</y>
        <width>301</width>
        <height>26</height>
       </rect>
      </property>
      <property name="styleSheet">
       <string notr="true">background-color: rgb(255, 255, 255);</string>
      </property>
     </widget>
     <widget class="QLineEdit" name="lineEdit_nomstock">
      <property name="geometry">
       <rect>
        <x>260</x>
        <y>140</y>
        <width>113</width>
        <height>26</height>
       </rect>
      </property>
      <property name="styleSheet">
       <string notr="true">background-color: rgb(255, 255, 255);</string>
      </property>
     </widget>
     <widget class="QLabel" name="label_16">
      <property name="geometry">
       <rect>
        <x>20</x>
        <y>-20</y>
        <width>1531</width>
        <height>611</height>
       </rect>
      </property>
      <property name="styleSheet">
       <string notr="true">color: rgb(255, 255, 255);</string>
      </property>
      <property name="text">
       <string/>
      </property>
     </widget>
     <widget class="QPushButton" name="retour">
      <property name="geometry">
       <rect>
        <x>550</x>
        <y>480</y>
        <width>93</width>
        <height>29</height>
       </rect>
      </property>
      <property name="styleSheet">
       <string notr="true">background-color: rgb(253, 7, 27);</string>
      </property>
      <property name="text">
       <string>Retour</string>
      </property>
     </widget>
     <widget class="QLabel" name="id">
      <property name="geometry">
       <rect>
        <x>110</x>
        <y>100</y>
        <width>111</width>
        <height>20</height>
       </rect>
      </property>
      <property name="styleSheet">
       <string notr="true">color: rgb(255, 255, 255);</string>
      </property>
      <property name="text">
       <string>ID Pièce</string>
      </property>
     </widget>
     <widget class="QLabel" name="label_13">
      <property name="geometry">
       <rect>
        <x>230</x>
        <y>40</y>
        <width>151</width>
        <height>31</height>
       </rect>
      </property>
      <property name="font">
       <font>
        <family>Simple Indust Shaded</family>
        <pointsize>14</pointsize>
        <underline>true</underline>
       </font>
      </property>
      <property name="styleSheet">
       <string notr="true">color: rgb(255, 255, 255);</string>
      </property>
      <property name="text">
       <string>Ajouter pièces</string>
      </property>
     </widget>
     <widget class="QLineEdit" name="lineEdit_categorie">
      <property name="geometry">
       <rect>
        <x>260</x>
        <y>220</y>
        <width>113</width>
        <height>26</height>
       </rect>
      </property>
      <property name="styleSheet">
       <string notr="true">background-color: rgb(255, 255, 255);</string>
      </property>
     </widget>
     <widget class="QPushButton" name="pushButton_10">
      <property name="geometry">
       <rect>
        <x>780</x>
        <y>480</y>
        <width>93</width>
        <height>29</height>
       </rect>
      </property>
      <property name="styleSheet">
       <string notr="true">background-color: rgb(154, 211, 238);</string>
      </property>
      <property name="text">
       <string>Trier</string>
      </property>
     </widget>
     <widget class="QPushButton" name="btmodifier_stock">
      <property name="geometry">
       <rect>
        <x>1360</x>
        <y>130</y>
        <width>93</width>
        <height>29</height>
       </rect>
      </property>
      <property name="styleSheet">
       <string notr="true">background-color: rgb(253, 145, 4);</string>
      </property>
      <property name="text">
       <string>Modifier</string>
      </property>
     </widget>
     <widget class="QLineEdit" name="lineEdit_quantite">
      <property name="geometry">
       <rect>
        <x>260</x>
        <y>260</y>
        <width>113</width>
        <height>26</height>
       </rect>
      </property>
      <property name="styleSheet">
       <string notr="true">background-color: rgb(255, 255, 255);</string>
      </property>
     </widget>
     <widget class="QLineEdit" name="lineEdit_referencestock">
      <property name="geometry">
       <rect>
        <x>260</x>
        <y>180</y>
        <width>113</width>
        <height>26</height>
       </rect>
      </property>
      <property name="styleSheet">
       <string notr="true">background-color: rgb(255, 255, 255);</string>
      </property>
     </widget>
     <zorder>label_16</zorder>
     <zorder>tableView_2</zorder>
     <zorder>btajouter_stock</zorder>
     <zorder>prixachat</zorder>
     <zorder>btsupprimer_stock</zorder>
     <zorder>dateEdit</zorder>
     <zorder>datelivraison</zorder>
     <zorder>nom</zorder>
     <zorder>pushButton_7</zorder>
     <zorder>pushButton_11</zorder>
     <zorder>pushButton_8</zorder>
     <zorder>quantite</zorder>
     <zorder>prixvente</zorder>
     <zorder>lineEdit_prixvente</zorder>
     <zorder>lineEdit_fournisseur</zorder>
     <zorder>lineEdit_prixachat</zorder>
     <zorder>categorie</zorder>
     <zorder>reference_2</zorder>
     <zorder>label_14</zorder>
     <zorder>catgorie</zorder>
     <zorder>fournisseur</zorder>
     <zorder>lineEdit_IDstock</zorder>
     <zorder>lineEdit_8</zorder>
     <zorder>lineEdit_nomstock</zorder>
     <zorder>retour</zorder>
     <zorder>id</zorder>
     <zorder>label_13</zorder>
     <zorder>lineEdit_categorie</zorder>
     <zorder>pushButton_10</zorder>
     <zorder>btmodifier_stock</zorder>
     <zorder>lineEdit_quantite</zorder>
     <zorder>lineEdit_referencestock</zorder>
    </widget>
   </widget>
  </widget>
  <widget class="QMenuBar" name="menubar">
   <property name="geometry">
    <rect>
     <x>0</x>
     <y>0</y>
     <width>1661</width>
     <height>26</height>
    </rect>
   </property>
  </widget>
  <widget class="QStatusBar" name="statusbar"/>
 </widget>
 <resources/>
 <connections/>
</ui>
